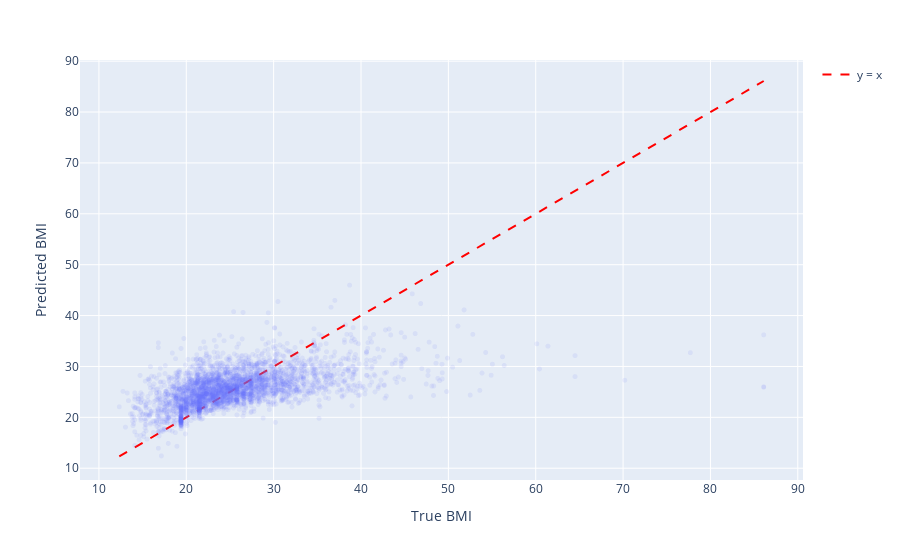

The code cell stored with this chart in its notebook:
### Code cell
pred_scatter = px.scatter(
    x=y_test,
    y=y_pred,
    labels={'x': 'True BMI', 'y': 'Predicted BMI'},
)

identity = go.Scatter(
    x=np.linspace(min(y_test.min(), y_pred.min()), max(y_test.max(), y_pred.max()), 100),
    y=np.linspace(min(y_test.min(), y_pred.min()), max(y_test.max(), y_pred.max()), 100),
    mode="lines",
    line=dict(color="red", dash="dash"),
    name="y = x",
)

pred_scatter.add_trace(identity)
pred_scatter.update_traces(marker=dict(size=5, opacity=0.1))
pred_scatter.show()

### Figure 1 — Plotly figure (JSON) as saved in the notebook; plotly's stock layout.template omitted (floating-point values rounded to 4 significant figures; data arrays with more than 128 entries replaced by an {"elided": "..."} marker saying what was removed)
{"data": [{"hovertemplate": "True BMI=%{x}<br>Predicted BMI=%{y}<extra></extra>", "legendgroup": "", "marker": {"color": "#636efa", "opacity": 0.1, "size": 5, "symbol": "circle"}, "mode": "markers", "name": "", "showlegend": false, "type": "scattergl", "x": {"elided": "3375 float values"}, "xaxis": "x", "y": {"elided": "3375 float values"}, "yaxis": "y"}, {"line": {"color": "red", "dash": "dash"}, "marker": {"opacity": 0.1, "size": 5}, "mode": "lines", "name": "y = x", "type": "scatter", "x": [12.33, 13.07, 13.82, 14.56, 15.31, 16.06, 16.8, 17.55, 18.29, 19.04, 19.78, 20.53, 21.27, 22.02, 22.76, 23.51, 24.25, 25.0, 25.74, 26.49, 27.23, 27.98, 28.72, 29.47, 30.21, 30.96, 31.7, 32.45, 33.19, 33.94, 34.68, 35.43, 36.17, 36.92, 37.66, 38.41, 39.16, 39.9, 40.65, 41.39, 42.14, 42.88, 43.63, 44.37, 45.12, 45.86, 46.61, 47.35, 48.1, 48.84, 49.59, 50.33, 51.08, 51.82, 52.57, 53.31, 54.06, 54.8, 55.55, 56.29, 57.04, 57.78, 58.53, 59.27, 60.02, 60.76, 61.51, 62.25, 63.0, 63.75, 64.49, 65.24, 65.98, 66.73, 67.47, 68.22, 68.96, 69.71, 70.45, 71.2, 71.94, 72.69, 73.43, 74.18, 74.92, 75.67, 76.41, 77.16, 77.9, 78.65, 79.39, 80.14, 80.88, 81.63, 82.37, 83.12, 83.86, 84.61, 85.35, 86.1], "y": [12.33, 13.07, 13.82, 14.56, 15.31, 16.06, 16.8, 17.55, 18.29, 19.04, 19.78, 20.53, 21.27, 22.02, 22.76, 23.51, 24.25, 25.0, 25.74, 26.49, 27.23, 27.98, 28.72, 29.47, 30.21, 30.96, 31.7, 32.45, 33.19, 33.94, 34.68, 35.43, 36.17, 36.92, 37.66, 38.41, 39.16, 39.9, 40.65, 41.39, 42.14, 42.88, 43.63, 44.37, 45.12, 45.86, 46.61, 47.35, 48.1, 48.84, 49.59, 50.33, 51.08, 51.82, 52.57, 53.31, 54.06, 54.8, 55.55, 56.29, 57.04, 57.78, 58.53, 59.27, 60.02, 60.76, 61.51, 62.25, 63.0, 63.75, 64.49, 65.24, 65.98, 66.73, 67.47, 68.22, 68.96, 69.71, 70.45, 71.2, 71.94, 72.69, 73.43, 74.18, 74.92, 75.67, 76.41, 77.16, 77.9, 78.65, 79.39, 80.14, 80.88, 81.63, 82.37, 83.12, 83.86, 84.61, 85.35, 86.1]}], "layout": {"legend": {"tracegroupgap": 0}, "margin": {"t": 60}, "xaxis": {"anchor": "y", "domain": [0, 1], "title": {"text": "True BMI"}}, "yaxis": {"anchor": "x", "domain": [0, 1], "title": {"text": "Predicted BMI"}}}}
